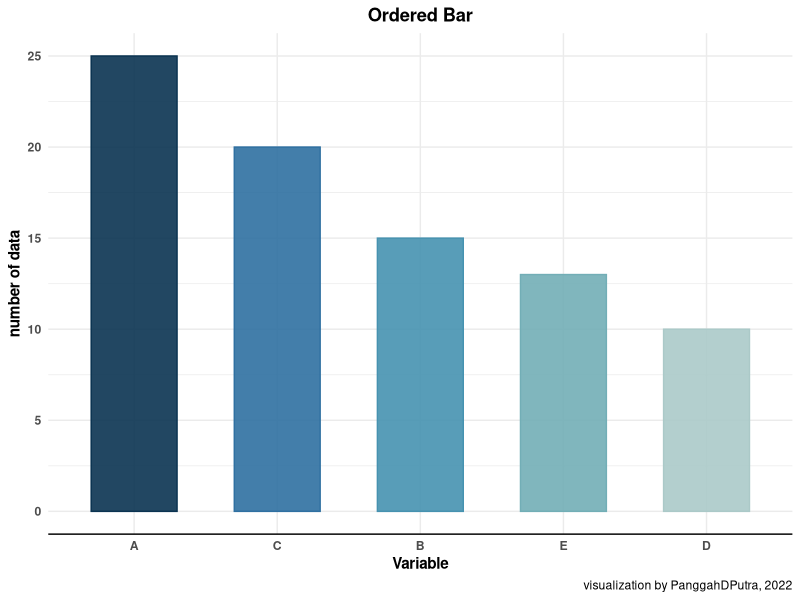
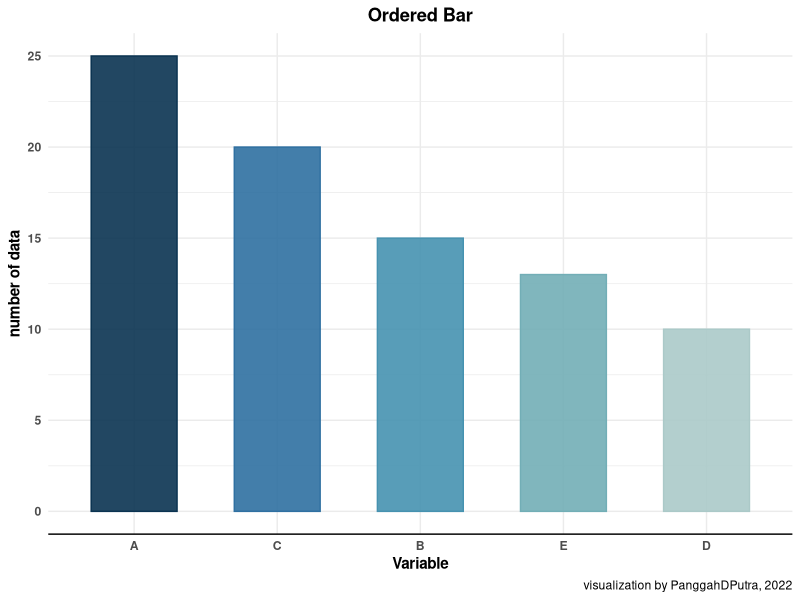
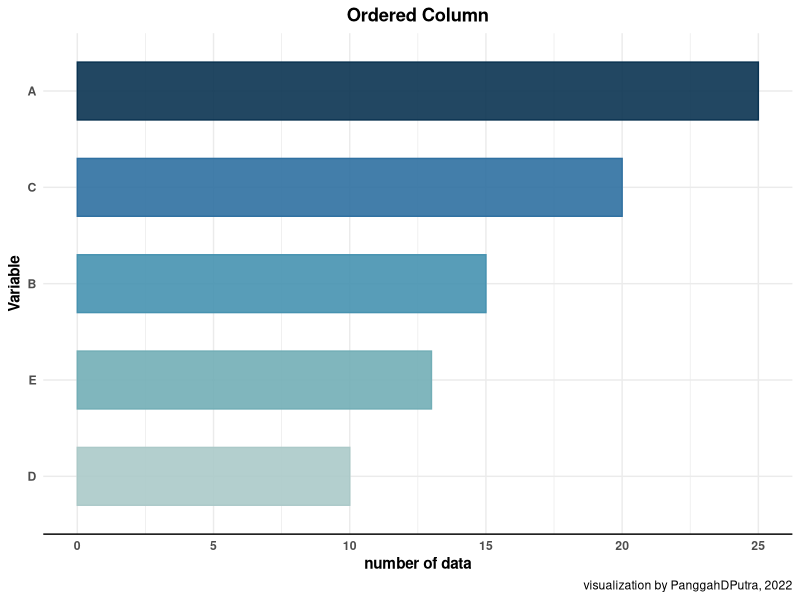
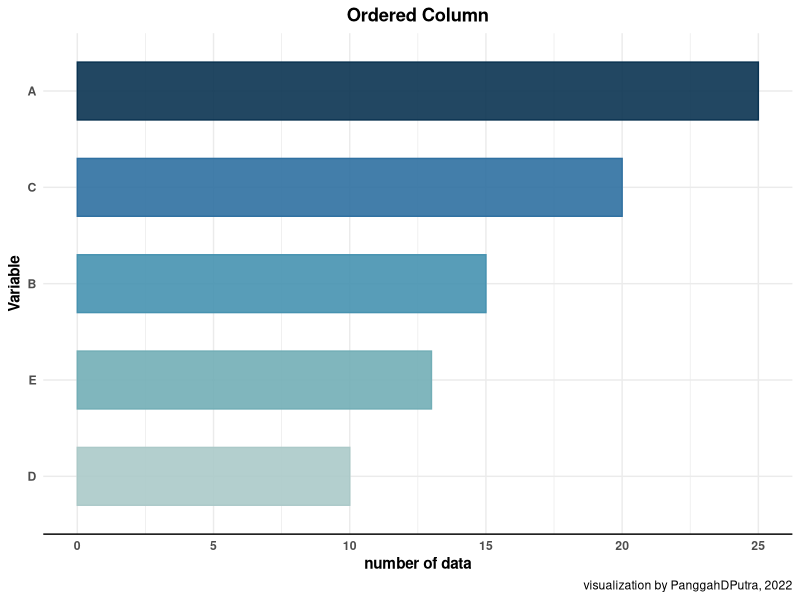

Here is the R script that generated these plots, in order:
#load packages
library(tidyverse)

#data preparation
set.seed(2000)
df1 = tibble(var = 'A', val = rnorm(n = 25, mean = 5.5, sd = 1.5))
df2 = tibble(var = 'B', val = rnorm(n = 15, mean = 4.5, sd = 1.0))
df3 = tibble(var = 'C', val = rnorm(n = 20, mean = 5.0, sd = 1.0))
df4 = tibble(var = 'D', val = rnorm(n = 10, mean = 4.0, sd = 0.5))
df5 = tibble(var = 'E', val = rnorm(n = 13, mean = 5.0, sd = 1.5))

data_vis <- rbind(df1, df2, df3, df4, df5) %>%
  mutate(Variable = as_factor(var),
         value = round(val, 2))

palette_ranking <- c("#0a3351", "#2f70a1", "#4692b0", "#72aeb6", "#abc9c8")

theme_ranking <- theme_minimal() +
  theme(
    plot.title = element_text(hjust = 0.5, face = "bold"),
    plot.caption = element_text(hjust = 1),
    axis.title = element_text(face = "bold"),
    axis.text = element_text(face = "bold"),
    axis.line.x.bottom = element_line( linetype = "solid")
  )

#ordered_bar
ordered_bar <- data_vis %>%
  group_by(Variable) %>%
  summarise(number_of_data = n()) %>%
  ggplot(aes(x = reorder(Variable, -number_of_data),
             y = number_of_data,
             color = reorder(Variable, -number_of_data),
             fill = reorder(Variable, -number_of_data))) +
  scale_color_manual(values = palette_ranking, guide = 'none') +
  scale_fill_manual(values = palette_ranking, guide = 'none') +
  theme_ranking +
  geom_col(alpha = .9, width = .6) +
  xlab('Variable') +
  ylab('number of data') +
  labs(title = 'Ordered Bar',
       caption = 'visualization by PanggahDPutra, 2022')

ggsave("1_ordered_bar.png", plot(ordered_bar), dpi = 300)

#ordered_column_chart
ordered_column <- data_vis %>%
  group_by(Variable) %>%
  summarise(number_of_data = n()) %>%
  ggplot(aes(y = reorder(Variable, number_of_data), x= number_of_data,
             color = reorder(Variable, -number_of_data), fill = reorder(Variable, -number_of_data))) +
  scale_color_manual(values = palette_ranking, guide = 'none') +
  scale_fill_manual(values = palette_ranking, guide = 'none') +
  theme_ranking +
  geom_col(alpha = .9, width = .6) +
  xlab('number of data') +
  ylab('Variable') +
  labs(title = 'Ordered Column',
       caption = 'visualization by PanggahDPutra, 2022')

ggsave("2_ordered_column.png", plot(ordered_column), dpi = 300)